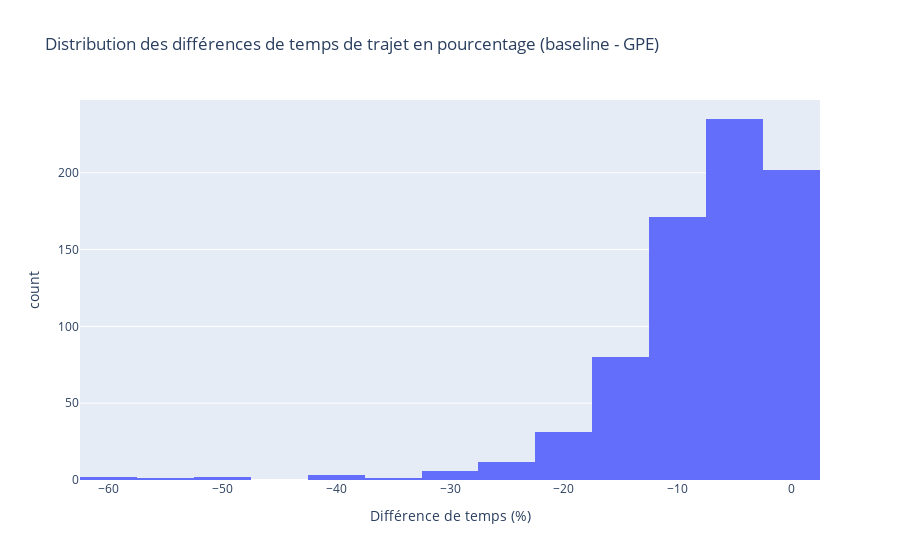

The notebook cell this image was saved under:
### Code cell
fig = px.histogram(
    negatif,
    x='travel_time_diff_percent',
    nbins=20,
    title="Distribution des différences de temps de trajet en pourcentage (baseline - GPE)",
    labels={"travel_time_diff_percent": "Différence de temps (%)", "count": "Nombre de trajets"},
    color_discrete_sequence=["#636EFA"]
)

fig.write_image("outputs/plots/routing/distrib_temps_trajet_pourcentage_negatif.png", width = 1000) 
fig.show()

### Figure 1 — Plotly figure (JSON) as saved in the notebook; plotly's stock layout.template omitted (floating-point values rounded to 4 significant figures; data arrays with more than 128 entries replaced by an {"elided": "..."} marker saying what was removed)
{"data": [{"bingroup": "x", "hovertemplate": "Différence de temps (%)=%{x}<br>count=%{y}<extra></extra>", "legendgroup": "", "marker": {"color": "#636EFA", "pattern": {"shape": ""}}, "name": "", "nbinsx": 20, "orientation": "v", "showlegend": false, "type": "histogram", "x": {"elided": "746 float values"}, "xaxis": "x", "yaxis": "y"}], "layout": {"barmode": "relative", "legend": {"tracegroupgap": 0}, "title": {"text": "Distribution des différences de temps de trajet en pourcentage (baseline - GPE)"}, "xaxis": {"anchor": "y", "domain": [0, 1], "title": {"text": "Différence de temps (%)"}}, "yaxis": {"anchor": "x", "domain": [0, 1], "title": {"text": "count"}}}}
